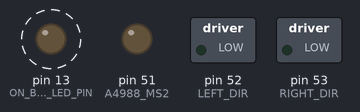
Recording of a sketch running on a simulated Arduino Mega 2560, built with avr-gcc and run on an emulated ATmega2560. On the bench: switched loads named in the sketch (green lamp = pin HIGH), output pins drawn as LEDs (lit = HIGH). Dashed ring = blinking. The ROS host is connected and sends only what is stated.

Above: at 0.5 s.
At 1.5 s:
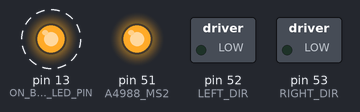
Timing chart, 0 to 3.0 s (numbered marks = the images above):
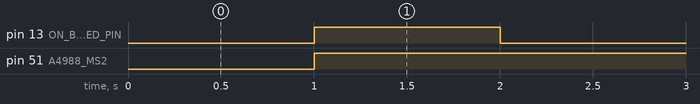

Measured:
- by itself, pin 13 (ON_BOARD_LED_PIN): alternates HIGH for 1.0 s and LOW for 1.0 s
- by itself, pin 51 (A4988_MS2): LOW → HIGH at 1.0 s

The sketch:

rosserial_sub.ino
```cpp
/*
    ROS node to subscribe to motor steps and drive stepper motors
    Code compiled in Arduino 1.8.13 in Ubuntu 18.04
*/
#include <PWM.h>
#include <ros.h>
#include <std_msgs/Int32.h>

#define HALF_DUTY_CYCLE 127
#define ZERO_DUTY_CYCLE 0
#define LEFT_STEP_PIN 2
#define BUG_EXTRA_LEFT_STEP_PIN 5 // An Arduino (or IDE) bug that required PIN5 to be written while writing to PIN2
#define RIGHT_STEP_PIN 11
#define LEFT_DIR 52
#define RIGHT_DIR 53
#define A4988_MS2 51
#define ON_BOARD_LED_PIN 13

unsigned long previousMillis_ros_spin = 0;
unsigned long previousMillis_LED = 0;
const long interval_ros_spin = 1;
const long interval_LED = 1000;
int empty_loop_count = 0;

ros::NodeHandle nh;

void left_motor_speed_callback(const std_msgs::Int32& s) {
  int32_t v = 1;

  if (s.data < 0) { // forward speed
    digitalWrite(LEFT_DIR, HIGH);
    pwmWrite(LEFT_STEP_PIN, HALF_DUTY_CYCLE);
    pwmWrite(BUG_EXTRA_LEFT_STEP_PIN, HALF_DUTY_CYCLE);
    v = - (int32_t) s.data;
  } else if (s.data > 0) { // reverse speed
    digitalWrite(LEFT_DIR, LOW);
    pwmWrite(LEFT_STEP_PIN, HALF_DUTY_CYCLE);
    pwmWrite(BUG_EXTRA_LEFT_STEP_PIN, HALF_DUTY_CYCLE);
    v = (int32_t) s.data;
  } else { // Zero speed
    digitalWrite(LEFT_DIR, LOW); // Though not needed, set to low to save power
    pwmWrite(LEFT_STEP_PIN, ZERO_DUTY_CYCLE);
    pwmWrite(BUG_EXTRA_LEFT_STEP_PIN, ZERO_DUTY_CYCLE);
    v = 1; // Frequency cannot be 0 Hz
  }
  bool success = SetPinFrequencySafe(LEFT_STEP_PIN, v);
  if (!success) {
    nh.logerror("L_CB fail");
  }
}

void right_motor_speed_callback(const std_msgs::Int32& s) {
  int32_t v = 1;

  if (s.data < 0) { // forward speed
    digitalWrite(RIGHT_DIR, HIGH);
    pwmWrite(RIGHT_STEP_PIN, HALF_DUTY_CYCLE);
    v = - (int32_t) s.data;
  } else if (s.data > 0) { // reverse speed
    digitalWrite(RIGHT_DIR, LOW);
    pwmWrite(RIGHT_STEP_PIN, HALF_DUTY_CYCLE);
    v = (int32_t) s.data;
  } else { // Zero speed
    digitalWrite(RIGHT_DIR, LOW); // Though not needed, set to low to save power
    pwmWrite(RIGHT_STEP_PIN, ZERO_DUTY_CYCLE);
    v = 1; // Frequency cannot be 0 Hz
  }
  bool success = SetPinFrequencySafe(RIGHT_STEP_PIN, v);
  if (!success) {
    nh.logerror("R_CB fail"); // Display
  }
}

ros::Subscriber<std_msgs::Int32> sub_left("left_motor_hz", &left_motor_speed_callback );
ros::Subscriber<std_msgs::Int32> sub_right("right_motor_hz", &right_motor_speed_callback );

void setup()
{
  nh.initNode();
  nh.subscribe(sub_left);
  nh.subscribe(sub_right);

  //initialize all timers except for 0, to save time keeping functions
  InitTimersSafe();
  pinMode(A4988_MS2, OUTPUT); // For 1/4 micro-step operation of A4988
  pinMode(LEFT_DIR, OUTPUT);
  pinMode(RIGHT_DIR, OUTPUT);
  pinMode(ON_BOARD_LED_PIN, OUTPUT);
}

void loop()
{
  unsigned long currentMillis = millis();

  // Use faster loop to drive the motor
  if (currentMillis - previousMillis_ros_spin >= interval_ros_spin) {
    previousMillis_ros_spin = currentMillis;
    nh.spinOnce();
    empty_loop_count = 0;
  } else {
    empty_loop_count ++;
  }

  // Use slow loop to drive LED to indicate run status
  if (currentMillis - previousMillis_LED >= interval_LED) {
    previousMillis_LED = currentMillis;
    digitalWrite(ON_BOARD_LED_PIN, HIGH - digitalRead(ON_BOARD_LED_PIN)); // blink the on-board led as a status indicator
    digitalWrite(A4988_MS2, HIGH); // Set it in a slow loop to save computation power
  }
}
```
